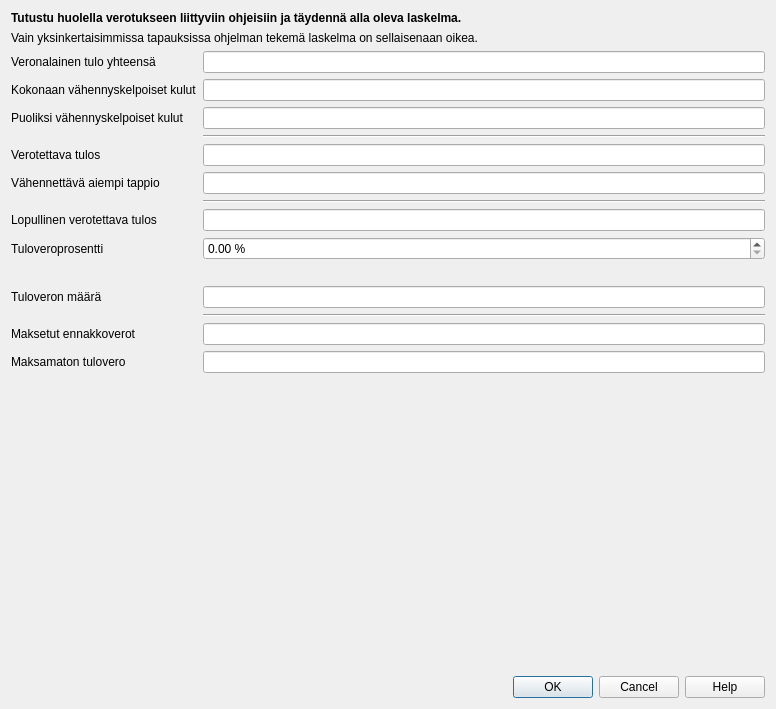
<?xml version="1.0" encoding="UTF-8"?>
<ui version="4.0">
 <class>TuloveroDialog</class>
 <widget class="QDialog" name="TuloveroDialog">
  <property name="geometry">
   <rect>
    <x>0</x>
    <y>0</y>
    <width>776</width>
    <height>709</height>
   </rect>
  </property>
  <property name="windowTitle">
   <string>Tuloveron kirjaaminen</string>
  </property>
  <layout class="QVBoxLayout" name="verticalLayout">
   <item>
    <widget class="QLabel" name="label_6">
     <property name="font">
      <font>
       <bold>true</bold>
      </font>
     </property>
     <property name="text">
      <string>Tutustu huolella verotukseen liittyviin ohjeisiin ja täydennä alla oleva laskelma.</string>
     </property>
     <property name="wordWrap">
      <bool>true</bool>
     </property>
    </widget>
   </item>
   <item>
    <widget class="QLabel" name="label_10">
     <property name="text">
      <string>Vain yksinkertaisimmissa tapauksissa ohjelman tekemä laskelma on sellaisenaan oikea.</string>
     </property>
     <property name="wordWrap">
      <bool>true</bool>
     </property>
    </widget>
   </item>
   <item>
    <layout class="QGridLayout" name="gridLayout">
     <item row="9" column="0">
      <widget class="QLabel" name="prosenttiLabel">
       <property name="text">
        <string>Tuloveroprosentti</string>
       </property>
       <property name="buddy">
        <cstring>prosenttiSpin</cstring>
       </property>
      </widget>
     </item>
     <item row="9" column="1">
      <widget class="QDoubleSpinBox" name="prosenttiSpin">
       <property name="suffix">
        <string> %</string>
       </property>
       <property name="decimals">
        <number>2</number>
       </property>
       <property name="minimum">
        <double>0.000000000000000</double>
       </property>
       <property name="maximum">
        <double>100.000000000000000</double>
       </property>
      </widget>
     </item>
     <item row="10" column="0">
      <widget class="QLabel" name="prosenttiVaroitusIcon">
       <property name="text">
        <string/>
       </property>
       <property name="pixmap">
        <pixmap resource="../pic/pic.qrc">:/pic/varoitus.png</pixmap>
       </property>
      </widget>
     </item>
     <item row="10" column="1">
      <widget class="QLabel" name="prosenttiVaroitusLabel">
       <property name="text">
        <string/>
       </property>
       <property name="wordWrap">
        <bool>true</bool>
       </property>
      </widget>
     </item>
     <item row="11" column="0">
      <widget class="QLabel" name="label_4">
       <property name="text">
        <string>Tuloveron määrä</string>
       </property>
       <property name="buddy">
        <cstring>veroEdit</cstring>
       </property>
      </widget>
     </item>
     <item row="5" column="0">
      <widget class="QLabel" name="label_3">
       <property name="text">
        <string>Verotettava tulos</string>
       </property>
       <property name="buddy">
        <cstring>tulosEdit</cstring>
       </property>
      </widget>
     </item>
     <item row="2" column="0">
      <widget class="QLabel" name="label_2">
       <property name="text">
        <string>Kokonaan vähennyskelpoiset kulut</string>
       </property>
       <property name="buddy">
        <cstring>vahennysEdit</cstring>
       </property>
      </widget>
     </item>
     <item row="15" column="1">
      <widget class="KpEuroEdit" name="jaaveroaEdit"/>
     </item>
     <item row="0" column="0">
      <widget class="QLabel" name="label">
       <property name="text">
        <string>Veronalainen tulo yhteensä</string>
       </property>
       <property name="buddy">
        <cstring>tuloEdit</cstring>
       </property>
      </widget>
     </item>
     <item row="6" column="1">
      <widget class="KpEuroEdit" name="tappioEdit"/>
     </item>
     <item row="12" column="1">
      <widget class="Line" name="line_2">
       <property name="orientation">
        <enum>Qt::Horizontal</enum>
       </property>
      </widget>
     </item>
     <item row="15" column="0">
      <widget class="QLabel" name="label_7">
       <property name="text">
        <string>Maksamaton tulovero</string>
       </property>
       <property name="buddy">
        <cstring>jaaveroaEdit</cstring>
       </property>
      </widget>
     </item>
     <item row="13" column="0">
      <widget class="QLabel" name="label_5">
       <property name="text">
        <string>Maksetut ennakkoverot</string>
       </property>
       <property name="buddy">
        <cstring>maksetutEdit</cstring>
       </property>
      </widget>
     </item>
     <item row="0" column="1">
      <widget class="KpEuroEdit" name="tuloEdit"/>
     </item>
     <item row="7" column="1">
      <widget class="Line" name="line_5">
       <property name="orientation">
        <enum>Qt::Horizontal</enum>
       </property>
      </widget>
     </item>
     <item row="13" column="1">
      <widget class="KpEuroEdit" name="maksetutEdit"/>
     </item>
     <item row="8" column="1">
      <widget class="KpEuroEdit" name="loppuTulosEdit"/>
     </item>
     <item row="5" column="1">
      <widget class="KpEuroEdit" name="tulosEdit"/>
     </item>
     <item row="8" column="0">
      <widget class="QLabel" name="label_13">
       <property name="text">
        <string>Lopullinen verotettava tulos</string>
       </property>
      </widget>
     </item>
     <item row="4" column="1">
      <widget class="Line" name="line">
       <property name="orientation">
        <enum>Qt::Horizontal</enum>
       </property>
      </widget>
     </item>
     <item row="2" column="1">
      <widget class="KpEuroEdit" name="vahennysEdit"/>
     </item>
     <item row="6" column="0">
      <widget class="QLabel" name="label_11">
       <property name="text">
        <string>Vähennettävä aiempi tappio</string>
       </property>
      </widget>
     </item>
     <item row="11" column="1">
      <widget class="KpEuroEdit" name="veroEdit">
       <property name="readOnly">
        <bool>false</bool>
       </property>
      </widget>
     </item>
     <item row="3" column="1">
      <widget class="KpEuroEdit" name="puoliVahennysEdit"/>
     </item>
     <item row="3" column="0">
      <widget class="QLabel" name="label_8">
       <property name="text">
        <string>Puoliksi vähennyskelpoiset kulut</string>
       </property>
      </widget>
     </item>
    </layout>
   </item>
   <item>
    <spacer name="verticalSpacer">
     <property name="orientation">
      <enum>Qt::Vertical</enum>
     </property>
     <property name="sizeHint" stdset="0">
      <size>
       <width>20</width>
       <height>36</height>
      </size>
     </property>
    </spacer>
   </item>
   <item>
    <widget class="QDialogButtonBox" name="buttonBox">
     <property name="orientation">
      <enum>Qt::Horizontal</enum>
     </property>
     <property name="standardButtons">
      <set>QDialogButtonBox::Cancel|QDialogButtonBox::Help|QDialogButtonBox::Ok</set>
     </property>
    </widget>
   </item>
  </layout>
 </widget>
 <customwidgets>
  <customwidget>
   <class>KpEuroEdit</class>
   <extends>QLineEdit</extends>
   <header location="global">tools/kpeuroedit.h</header>
  </customwidget>
 </customwidgets>
 <tabstops>
  <tabstop>tuloEdit</tabstop>
  <tabstop>vahennysEdit</tabstop>
  <tabstop>tulosEdit</tabstop>
  <tabstop>tappioEdit</tabstop>
  <tabstop>loppuTulosEdit</tabstop>
  <tabstop>prosenttiSpin</tabstop>
  <tabstop>veroEdit</tabstop>
  <tabstop>maksetutEdit</tabstop>
  <tabstop>jaaveroaEdit</tabstop>
 </tabstops>
 <resources>
  <include location="../pic/pic.qrc"/>
 </resources>
 <connections>
  <connection>
   <sender>buttonBox</sender>
   <signal>accepted()</signal>
   <receiver>TuloveroDialog</receiver>
   <slot>accept()</slot>
   <hints>
    <hint type="sourcelabel">
     <x>472</x>
     <y>398</y>
    </hint>
    <hint type="destinationlabel">
     <x>157</x>
     <y>274</y>
    </hint>
   </hints>
  </connection>
  <connection>
   <sender>buttonBox</sender>
   <signal>rejected()</signal>
   <receiver>TuloveroDialog</receiver>
   <slot>reject()</slot>
   <hints>
    <hint type="sourcelabel">
     <x>472</x>
     <y>404</y>
    </hint>
    <hint type="destinationlabel">
     <x>286</x>
     <y>274</y>
    </hint>
   </hints>
  </connection>
 </connections>
</ui>
